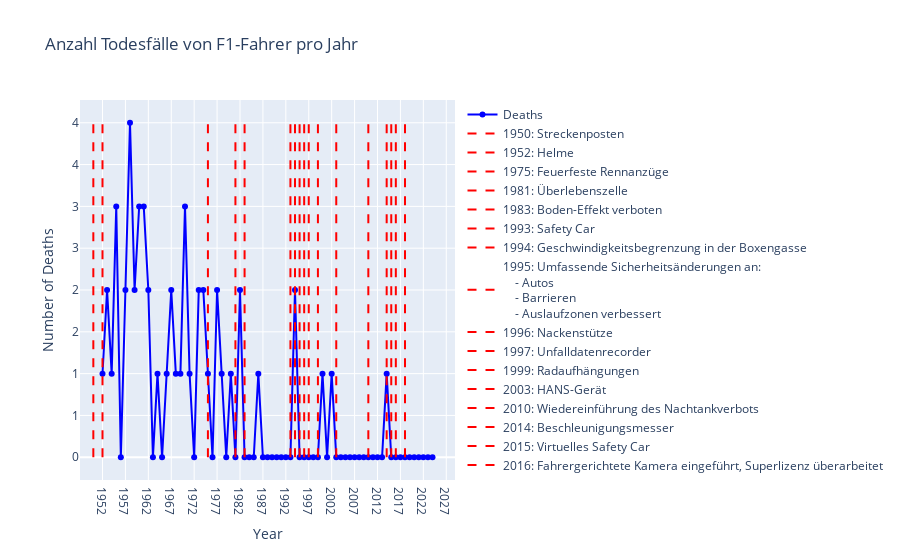

Write notebook code for a chart like this one.
### Code cell
import plotly.graph_objects as go
import plotly.io as pio

safety_technologies = {
    1950: {"short": "Streckenposten", "detail": "Streckenposten, die den Fahrern helfen und Unfälle melden."},
    1952: {"short": "Helme", "detail": "Einführung von Helmen zur Verbesserung der Fahrersicherheit."},
    1975: {"short": "Feuerfeste Rennanzüge", "detail": "Feuerfeste Anzüge, die Fahrer vor Bränden schützen."},
    1981: {"short": "Überlebenszelle", "detail": "Einführung der Überlebenszelle zum Schutz des Fahrers bei Unfällen."},
    1983: {"short": "Boden-Effekt verboten", "detail": "Verbot des Bodeneffekts zur Reduzierung der Fahrzeuggeschwindigkeit."},
    1993: {"short": "Safety Car", "detail": "Einführung des Safety Cars zur Erhöhung der Sicherheit auf der Strecke."},
    1994: {"short": "Geschwindigkeitsbegrenzung in der Boxengasse", "detail": "Begrenzung der Geschwindigkeit in der Boxengasseb nach tödlichen Unfällen."},
    1995: {"short": ("""Umfassende Sicherheitsänderungen an:<br>   \t- Autos<br>   \t- Barrieren<br>   \t- Auslaufzonen verbessert"""), "detail": "Umfassende Sicherheitsänderungen an Autos, Barrieren und Auslaufzonen zur Erhöhung der Sicherheit."},
    1996: {"short": "Nackenstütze", "detail": "Einführung der Nackenstütze zum Schutz des Kopfes und Nackens."},
    1997: {"short": "Unfalldatenrecorder", "detail": "Installation von Unfalldatenrecordern zur Analyse von Unfällen."},
    1999: {"short": "Radaufhängungen", "detail": "Einführung von Radaufhängungen zur Verhinderung von herumfliegenden Reifen."},
    2003: {"short": "HANS-Gerät", "detail": "Einführung des HANS-Geräts zur Verhinderung von Kopf- und Nackenverletzungen."},
    2010: {"short": "Wiedereinführung des Nachtankverbots", "detail": "Verbot des Nachtankens während des Rennens zur Erhöhung der Sicherheit."},
    2014: {"short": "Beschleunigungsmesser", "detail": "Einbau von Beschleunigungsmessern zur Überwachung der Kräfte auf den Fahrer."},
    2015: {"short": "Virtuelles Safety Car", "detail": "Einführung des virtuellen Safety Cars zur Kontrolle der Geschwindigkeit ohne physisches Safety Car."},
    2016: {"short": "Fahrergerichtete Kamera eingeführt, Superlizenz überarbeitet", "detail": "Einführung einer fahrergerichteten Kamera und Überarbeitung der Superlizenzanforderungen."},
    2018: {"short": "Halo", "detail": "Einführung des Halo-Systems zum Schutz des Fahrers vor herumfliegenden Trümmern."}
}


# Create the plotly figure
fig = go.Figure()

# Add the deaths per year as a scatter plot
fig.add_trace(go.Scatter(
    x=deaths_per_year.index,
    y=deaths_per_year.values,
    mode='lines+markers',
    name='Deaths',
    line=dict(color='blue'),
    marker=dict(size=6),
    hoverinfo='x+y'
))

# Add vertical lines and annotations for each safety technology
for year, tech in safety_technologies.items():
    short_description = tech["short"]
    detailed_description = tech["detail"]
    if isinstance(short_description, list):
        short_description = ", ".join(short_description)
    fig.add_trace(go.Scatter(
        x=[year, year],
        y=[0, deaths_per_year.max()],
        mode='lines',
        line=dict(color='red', dash='dash'),
        name=f'{year}: {short_description}',
        hoverinfo='text',
        text=[f'{year}: {detailed_description}' for _ in range(2)]
    ))

# Update the layout of the figure
fig.update_layout(
    title='Anzahl Todesfälle von F1-Fahrer pro Jahr',
    xaxis_title='Year',
    yaxis_title='Number of Deaths',
    xaxis=dict(tickmode='linear', tick0=df['Year'].min(), dtick=5),
    yaxis=dict(tickformat=',d'),
    hovermode='closest'
)

# Show the figure
fig.show()

# Save the figure as an HTML file
pio.write_html(fig, file='f1_driver_deaths_per_year.html', auto_open=True)

### Figure 1 — Plotly figure (JSON) as saved in the notebook; plotly's stock layout.template omitted (floating-point values rounded to 4 significant figures)
{"data": [{"hoverinfo": "x+y", "line": {"color": "blue"}, "marker": {"size": 6}, "mode": "lines+markers", "name": "Deaths", "type": "scatter", "x": [1952, 1953, 1954, 1955, 1956, 1957, 1958, 1959, 1960, 1961, 1962, 1963, 1964, 1965, 1966, 1967, 1968, 1969, 1970, 1971, 1972, 1973, 1974, 1975, 1976, 1977, 1978, 1979, 1980, 1981, 1982, 1983, 1984, 1985, 1986, 1987, 1988, 1989, 1990, 1991, 1992, 1993, 1994, 1995, 1996, 1997, 1998, 1999, 2000, 2001, 2002, 2003, 2004, 2005, 2006, 2007, 2008, 2009, 2010, 2011, 2012, 2013, 2014, 2015, 2016, 2017, 2018, 2019, 2020, 2021, 2022, 2023, 2024], "y": [1, 2, 1, 3, 0, 2, 4, 2, 3, 3, 2, 0, 1, 0, 1, 2, 1, 1, 3, 1, 0, 2, 2, 1, 0, 2, 1, 0, 1, 0, 2, 0, 0, 0, 1, 0, 0, 0, 0, 0, 0, 0, 2, 0, 0, 0, 0, 0, 1, 0, 1, 0, 0, 0, 0, 0, 0, 0, 0, 0, 0, 0, 1, 0, 0, 0, 0, 0, 0, 0, 0, 0, 0]}, {"hoverinfo": "text", "line": {"color": "red", "dash": "dash"}, "mode": "lines", "name": "1950: Streckenposten", "text": ["1950: Streckenposten, die den Fahrern helfen und Unfälle melden.", "1950: Streckenposten, die den Fahrern helfen und Unfälle melden."], "type": "scatter", "x": [1950, 1950], "y": [0, 4]}, {"hoverinfo": "text", "line": {"color": "red", "dash": "dash"}, "mode": "lines", "name": "1952: Helme", "text": ["1952: Einführung von Helmen zur Verbesserung der Fahrersicherheit.", "1952: Einführung von Helmen zur Verbesserung der Fahrersicherheit."], "type": "scatter", "x": [1952, 1952], "y": [0, 4]}, {"hoverinfo": "text", "line": {"color": "red", "dash": "dash"}, "mode": "lines", "name": "1975: Feuerfeste Rennanzüge", "text": ["1975: Feuerfeste Anzüge, die Fahrer vor Bränden schützen.", "1975: Feuerfeste Anzüge, die Fahrer vor Bränden schützen."], "type": "scatter", "x": [1975, 1975], "y": [0, 4]}, {"hoverinfo": "text", "line": {"color": "red", "dash": "dash"}, "mode": "lines", "name": "1981: Überlebenszelle", "text": ["1981: Einführung der Überlebenszelle zum Schutz des Fahrers bei Unfällen.", "1981: Einführung der Überlebenszelle zum Schutz des Fahrers bei Unfällen."], "type": "scatter", "x": [1981, 1981], "y": [0, 4]}, {"hoverinfo": "text", "line": {"color": "red", "dash": "dash"}, "mode": "lines", "name": "1983: Boden-Effekt verboten", "text": ["1983: Verbot des Bodeneffekts zur Reduzierung der Fahrzeuggeschwindigkeit.", "1983: Verbot des Bodeneffekts zur Reduzierung der Fahrzeuggeschwindigkeit."], "type": "scatter", "x": [1983, 1983], "y": [0, 4]}, {"hoverinfo": "text", "line": {"color": "red", "dash": "dash"}, "mode": "lines", "name": "1993: Safety Car", "text": ["1993: Einführung des Safety Cars zur Erhöhung der Sicherheit auf der Strecke.", "1993: Einführung des Safety Cars zur Erhöhung der Sicherheit auf der Strecke."], "type": "scatter", "x": [1993, 1993], "y": [0, 4]}, {"hoverinfo": "text", "line": {"color": "red", "dash": "dash"}, "mode": "lines", "name": "1994: Geschwindigkeitsbegrenzung in der Boxengasse", "text": ["1994: Begrenzung der Geschwindigkeit in der Boxengasseb nach tödlichen Unfällen.", "1994: Begrenzung der Geschwindigkeit in der Boxengasseb nach tödlichen Unfällen."], "type": "scatter", "x": [1994, 1994], "y": [0, 4]}, {"hoverinfo": "text", "line": {"color": "red", "dash": "dash"}, "mode": "lines", "name": "1995: Umfassende Sicherheitsänderungen an:<br>   \t- Autos<br>   \t- Barrieren<br>   \t- Auslaufzonen verbessert", "text": ["1995: Umfassende Sicherheitsänderungen an Autos, Barrieren und Auslaufzonen zur Erhöhung der Sicherheit.", "1995: Umfassende Sicherheitsänderungen an Autos, Barrieren und Auslaufzonen zur Erhöhung der Sicherheit."], "type": "scatter", "x": [1995, 1995], "y": [0, 4]}, {"hoverinfo": "text", "line": {"color": "red", "dash": "dash"}, "mode": "lines", "name": "1996: Nackenstütze", "text": ["1996: Einführung der Nackenstütze zum Schutz des Kopfes und Nackens.", "1996: Einführung der Nackenstütze zum Schutz des Kopfes und Nackens."], "type": "scatter", "x": [1996, 1996], "y": [0, 4]}, {"hoverinfo": "text", "line": {"color": "red", "dash": "dash"}, "mode": "lines", "name": "1997: Unfalldatenrecorder", "text": ["1997: Installation von Unfalldatenrecordern zur Analyse von Unfällen.", "1997: Installation von Unfalldatenrecordern zur Analyse von Unfällen."], "type": "scatter", "x": [1997, 1997], "y": [0, 4]}, {"hoverinfo": "text", "line": {"color": "red", "dash": "dash"}, "mode": "lines", "name": "1999: Radaufhängungen", "text": ["1999: Einführung von Radaufhängungen zur Verhinderung von herumfliegenden Reifen.", "1999: Einführung von Radaufhängungen zur Verhinderung von herumfliegenden Reifen."], "type": "scatter", "x": [1999, 1999], "y": [0, 4]}, {"hoverinfo": "text", "line": {"color": "red", "dash": "dash"}, "mode": "lines", "name": "2003: HANS-Gerät", "text": ["2003: Einführung des HANS-Geräts zur Verhinderung von Kopf- und Nackenverletzungen.", "2003: Einführung des HANS-Geräts zur Verhinderung von Kopf- und Nackenverletzungen."], "type": "scatter", "x": [2003, 2003], "y": [0, 4]}, {"hoverinfo": "text", "line": {"color": "red", "dash": "dash"}, "mode": "lines", "name": "2010: Wiedereinführung des Nachtankverbots", "text": ["2010: Verbot des Nachtankens während des Rennens zur Erhöhung der Sicherheit.", "2010: Verbot des Nachtankens während des Rennens zur Erhöhung der Sicherheit."], "type": "scatter", "x": [2010, 2010], "y": [0, 4]}, {"hoverinfo": "text", "line": {"color": "red", "dash": "dash"}, "mode": "lines", "name": "2014: Beschleunigungsmesser", "text": ["2014: Einbau von Beschleunigungsmessern zur Überwachung der Kräfte auf den Fahrer.", "2014: Einbau von Beschleunigungsmessern zur Überwachung der Kräfte auf den Fahrer."], "type": "scatter", "x": [2014, 2014], "y": [0, 4]}, {"hoverinfo": "text", "line": {"color": "red", "dash": "dash"}, "mode": "lines", "name": "2015: Virtuelles Safety Car", "text": ["2015: Einführung des virtuellen Safety Cars zur Kontrolle der Geschwindigkeit ohne physisches Safety Car.", "2015: Einführung des virtuellen Safety Cars zur Kontrolle der Geschwindigkeit ohne physisches Safety Car."], "type": "scatter", "x": [2015, 2015], "y": [0, 4]}, {"hoverinfo": "text", "line": {"color": "red", "dash": "dash"}, "mode": "lines", "name": "2016: Fahrergerichtete Kamera eingeführt, Superlizenz überarbeitet", "text": ["2016: Einführung einer fahrergerichteten Kamera und Überarbeitung der Superlizenzanforderungen.", "2016: Einführung einer fahrergerichteten Kamera und Überarbeitung der Superlizenzanforderungen."], "type": "scatter", "x": [2016, 2016], "y": [0, 4]}, {"hoverinfo": "text", "line": {"color": "red", "dash": "dash"}, "mode": "lines", "name": "2018: Halo", "text": ["2018: Einführung des Halo-Systems zum Schutz des Fahrers vor herumfliegenden Trümmern.", "2018: Einführung des Halo-Systems zum Schutz des Fahrers vor herumfliegenden Trümmern."], "type": "scatter", "x": [2018, 2018], "y": [0, 4]}], "layout": {"hovermode": "closest", "title": {"text": "Anzahl Todesfälle von F1-Fahrer pro Jahr"}, "xaxis": {"dtick": 5, "tick0": 1952, "tickmode": "linear", "title": {"text": "Year"}}, "yaxis": {"tickformat": ",d", "title": {"text": "Number of Deaths"}}}}
